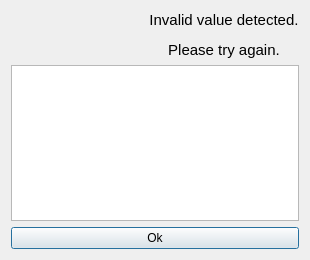
<?xml version="1.0" encoding="UTF-8"?>
<ui version="4.0">
 <class>Dialog</class>
 <widget class="QDialog" name="Dialog">
  <property name="geometry">
   <rect>
    <x>0</x>
    <y>0</y>
    <width>310</width>
    <height>260</height>
   </rect>
  </property>
  <property name="minimumSize">
   <size>
    <width>310</width>
    <height>260</height>
   </size>
  </property>
  <property name="windowTitle">
   <string>Error</string>
  </property>
  <layout class="QGridLayout" name="gridLayout_2">
   <item row="0" column="0">
    <layout class="QVBoxLayout" name="verticalLayout">
     <item>
      <layout class="QGridLayout" name="gridLayout">
       <item row="0" column="0">
        <widget class="QLabel" name="label">
         <property name="text">
          <string>&lt;html&gt;&lt;head/&gt;&lt;body&gt;&lt;p&gt;&lt;img src=&quot;:/icon/img/error.png&quot;/&gt;&lt;/p&gt;&lt;/body&gt;&lt;/html&gt;</string>
         </property>
        </widget>
       </item>
       <item row="0" column="1">
        <widget class="QLabel" name="label_2">
         <property name="text">
          <string>&lt;html&gt;&lt;head/&gt;&lt;body&gt;&lt;p align=&quot;center&quot;&gt;&lt;span style=&quot; font-size:11pt;&quot;&gt;Invalid value detected.&lt;/span&gt;&lt;/p&gt;&lt;p align=&quot;center&quot;&gt;&lt;span style=&quot; font-size:11pt;&quot;&gt;Please try again.&lt;/span&gt;&lt;/p&gt;&lt;/body&gt;&lt;/html&gt;</string>
         </property>
        </widget>
       </item>
      </layout>
     </item>
     <item>
      <widget class="QTextBrowser" name="errorMessage"/>
     </item>
     <item>
      <widget class="QPushButton" name="errorClose">
       <property name="text">
        <string>Ok</string>
       </property>
      </widget>
     </item>
    </layout>
   </item>
  </layout>
 </widget>
 <resources>
  <include location="myres.qrc"/>
 </resources>
 <connections/>
</ui>
